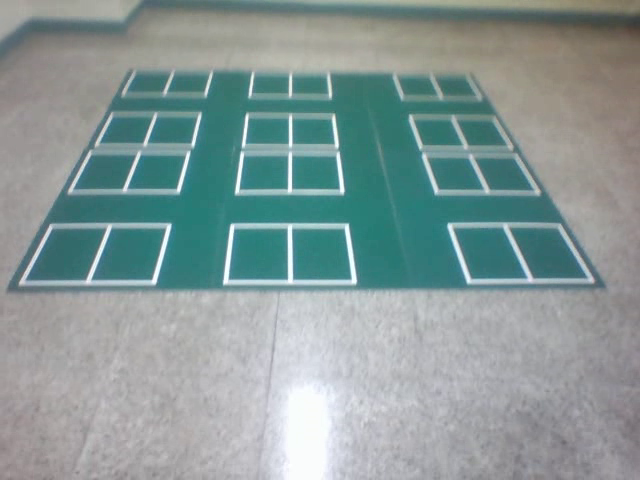
//> input picture frame 34 of OpenCV/camera/camera/car2.avi, 640 x 480 px, given in place of the camera
$ ./소스   (built with g++ and OpenCV 4)
//> lines starting //> are read from the running program, lines starting //| are printed output that depends on the picture; after the words box and inside, x2 and y2 are one past the last pixel; in counts of white or black regions, pixels touching at a corner belong together
#pragma comment(lib,"ws2_32.lib")
#pragma warning(disable:4819)
#include <opencv2/opencv.hpp>
#include <opencv2/highgui.hpp>
#include <Windows.h>
#include <iostream>
#include <fstream>
#include <string>
#include <stdio.h>
#include <opencv\cv.h>
#include "opencv2/imgproc/imgproc.hpp"
#include "opencv2/highgui/highgui.hpp"
#include <stdlib.h>
#include <ctime>

using namespace cv;
using namespace std;
using std::string;


Mat img_frame;																			// 원본 img
Mat *rgb;																				// 마우스 이벤트 주차장 색깔
Mat dis_img_result;																		// 왜곡보정 된 img
vector<Point2f> corners(4);																// Warping 전의 이미지 상의 좌표
Mat warpImg;																			// 주차장 라벨링
Mat small_warpImg;																		// 주차칸별 라벨링
Mat dumi_img;																			// 더미차량 있을 때 주차장 img
Mat dumi_dis_img;																		// 더미차량 있을 때 왜곡보정 된 img
//Mat dumi_small_img;																		// 더미차량 주차칸별 라벨링
Mat warp_rgb_color;																		// 주차칸 색상
Mat dumi_rgb_color;																		// 더미차량 있을 때 주차칸 색상
Scalar warp_green;																		// 주차칸 색상(좌표값에 대한 RGB)
Vec3b lower_blue1, upper_blue1, lower_blue2, upper_blue2, lower_blue3, upper_blue3;     // trackingHSV
Mat img_track;																			// track img


int threshold1 = 100;                   //fortracking
int px, py;                             //마우스 클릭 좌표
int step = 0;                           //0시작, 1마우스클릭(주차장색깔)

int p_left, p_top, p_width, p_height;   // 왜곡보정
int minLeft[2];//y, x					// 왜곡보정 전 좌표
int minRight[2];//y, x					// 왜곡보정 전 좌표
int minBLeft[2];//y, x					// 왜곡보정 전 좌표
int minBRight[2];//y, x					// 왜곡보정 전 좌표
Mat perspect_map, perspect_map1;						// 왜곡보정 정보

int warp_j, warp_left, warp_top, warp_height, warp_width; // 라벨링 좌표
int dumi_j, dumi_left, dumi_top, dumi_height, dumi_width; // 더미차량 라벨링 좌표


const static int SENSITIVITY_VALUE = 20;   // Tracking
const static int BLUR_SIZE = 10;
int theObject[2] = { 0,0 };
Rect objectBoundingRectangle = Rect(0, 0, 0, 0);


//php
HINSTANCE hInst;
WSADATA wsaData;


//함수
int captureVideo();
void RecordVideo();
void MouseEventRGB(int event, int x, int y, int flags, void *param);
void Distortion();
void Labeling();
void DumiCapture();
int DumiCaptureFunction();
void DumiDistortion();
void DumiLabeling();
void CheckDummy();
int Frame(int argc, char** argv);
void CreateFolder(const char* path);
void track_mouse_callback(int event, int x, int y, int flags, void *param);
int webcam(int, char**);
int Tracking();
//int RealTimePicture();
//int AddPicture();


//php함수
void mParseUrl(char *mUrl, string &serverName, string &filepath, string &filename);
SOCKET connectToServer(char *szServerName, WORD portNum);
int getHeaderLength(char *content);
char *readUrl2(char *szUrl, long &bytesReturnedOut, char **headerOut);
int DB_Insert_ParkingPoint(int index, int occupy, int startX, int startY, int lenX, int lenY);

int DB_Update_ParkingPoint(int point, int occupy);

//InsertDB(12, 0, 2, 3);


class ParkingPoint {
public:
	int point;
	int occupy;
	int startX;
	int startY;
	int lenX;
	int lenY;

	// [8 lines left out: function ParkingPoint, not called in this run]
	void Show() {
		cout << point << "/" << occupy << "/" << startX << "/" << startY << "/" << lenX << "/" << lenY << endl;
	}
	int getlenX() { return lenX; }
};


class PList {
public:
	ParkingPoint *pList[50];
	int index = 0;

	PList() {}
	void AddParkingPoint(ParkingPoint p) {
		pList[index++] = new ParkingPoint(p);
	}
	void Sort() {
		int max = 0;
		int ind = 0;
		for (int i = 0; i < index; i++) {
			if (max < pList[i]->lenX) {
				max = pList[i]->lenX;
				ind = i;
			}
		}
		if (ind != 0) {
			ParkingPoint * p = new ParkingPoint(*pList[ind]);
			pList[ind] = pList[0];
			pList[0] = p;
		}
	}
	// [5 lines left out: function ShowAll, not called in this run]
	void SetIndexZero() {
		index = 0;
	}
	void UploadDB() {
		int sumX = 0;
		int sumY = 0;
		int sX = 0;
		int sY = 0;
		for (int i = 0; i < index; i++) {
			if (i == 0) {//0
				DB_Insert_ParkingPoint(i, 0, pList[i]->lenX, pList[i]->lenY, 0, 0);
				sX = pList[i]->startX;
				sY = pList[i]->startY;
			}
			else {//1~24
				DB_Insert_ParkingPoint(i, 0, pList[i]->startX-sX, pList[i]->startY-sY, pList[i]->lenX, pList[i]->lenY);
			}
		}
	}
};

PList plist;
PList pdlist;


int main()
{
	captureVideo();												    // 전체 주차장 캡쳐
//> in captureVideo, img_capture is the input picture: 480 rows x 640 cols, CV_8UC3; mean B, G, R 151.7, 152.7, 134.6
//> the Esc key is pressed
	RecordVideo();
	imshow("원본", img_frame);										//마우스 이벤트용 출력
	setMouseCallback("원본", MouseEventRGB, (&img_frame));          // BGR값 출력용 마우스 이벤트

	for (;;) {
		switch (step) {
		case 1://모폴로지 + 원근 왜곡 보정

			Distortion();
			step++;
			break;
		case 2://라벨링

			Labeling();
			break;
		case 3://더미차량 배치 후 영상 촬영

			plist.UploadDB();
			DumiCapture();
			step++;
			break;
		case 4://더미차량 모폴로지 + 원근 왜곡 보정

			DumiDistortion();
			step++;
			break;
		case 5://더미차량 라벨링

			//cout << "더미 라벨링" << endl;
			Labeling();
			step++;
		case 6://차량영상 프레임저장

			/*RealTimePicture();
			AddPicture();
			Tracking();*/
			break;
		default:

			/*RealTimePicture();
			AddPicture();
			Tracking();*/
			break;
		}

		if (waitKey(30) >= 0) continue;
//> the left mouse button is pressed and released at (160, 120)
//> the left mouse button is pressed and released at (480, 120)
//> the left mouse button is pressed and released at (480, 360)
//> the left mouse button is pressed and released at (160, 360)
	}
	waitKey(0);
	return 0;
}


//함수

int captureVideo()      // 동영상 촬영하기
{
	Mat img_capture;

	//비디오 캡쳐 초기화
	VideoCapture cap(0);
	if (!cap.isOpened()) {
		cerr << "에러 - 카메라를 열 수 없습니다.\n";
		return -1;
	}


	// 동영상 파일을 저장하기 위한 준비
	Size size = Size((int)cap.get(CAP_PROP_FRAME_WIDTH),
		(int)cap.get(CAP_PROP_FRAME_HEIGHT));

	VideoWriter writer;
	double fps = 30.0;
	writer.open("car2.avi", VideoWriter::fourcc('X', 'V', 'I', 'D'), fps, size, true);
	if (!writer.isOpened())
	{
		cout << "동영상을 저장하기 위한 초기화 작업 중 에러 발생" << endl;
		return 1;
	}


	while (1)
	{
		cap.read(img_capture);
		if (img_capture.empty()) {
			cerr << "빈 영상이 캡쳐되었습니다.\n";
			break;
		}

		//동영상 파일에 한 프레임을 저장함.
		writer.write(img_capture);

		imshow("캡쳐", img_capture);
		img_frame = img_capture;
		//imwrite("capture.jpg", img_capture, vector<int>());

		if (waitKey(25) >= 0)
			break;

	}

	writer.release();

	return 0;
}

void RecordVideo() { // 사진 불러오기
	//img_frame = imread("capture.jpg", IMREAD_COLOR);
	//CV_Assert(img_frame.data);
}


void MouseEventRGB(int event, int x, int y, int flags, void *param)//주차장 색깔 검출 마우스 이벤트
{
	rgb = (Mat*)param;
	if (event == CV_EVENT_LBUTTONDOWN)//왼쪽버튼 클릭시
	{
		step = 1;
		px = x;
		py = y;
	}
}


void Distortion()
{
	Mat img_labels, stats, centroids;                        // 원본 img 큰 사각형 좌표 관련 변수 목록
	Mat img_mask1, img_mask2;
	int range_count = 0;

	// 내가 원하는 색깔 선택
	Scalar color((int)(*rgb).at<Vec3b>(py, px)[0], (int)(*rgb).at<Vec3b>(py, px)[1], (int)(*rgb).at<Vec3b>(py, px)[2]); // Blue Green Red 순서


	cout << "주차장 색깔 (Blue, Green, Red 순)" << color << endl;

	Mat rgb_color = Mat(1, 1, CV_8UC3, color);             //1,1짜리 행렬로 생성(dot)
	Mat hsv_color;

	cvtColor(rgb_color, hsv_color, COLOR_BGR2HSV);         //BGR->HSV로 변환


	int hue = (int)hsv_color.at<Vec3b>(0, 0)[0];           //색조

	int low_hue = hue - 10;
	int high_hue = hue + 6;

	int low_hue1 = 0, low_hue2 = 0;
	int high_hue1 = 0, high_hue2 = 0;

	if (low_hue < 10) {
		range_count = 2;

		high_hue1 = 180;
		low_hue1 = low_hue + 180;
		high_hue2 = high_hue;
		low_hue2 = 0;
	}
	else if (high_hue > 170) {
		range_count = 2;

		high_hue1 = low_hue;
		low_hue1 = 180;
		high_hue2 = high_hue - 180;
		low_hue2 = 0;
	}
	else {
		range_count = 1;
		low_hue1 = low_hue;
		high_hue1 = high_hue;
	}

	Mat img_hsv;
	// HSV로 변환
	cvtColor(img_frame, img_hsv, COLOR_BGR2HSV);//BRG->HSV로 변환
//> img_hsv: 480 rows x 640 cols, CV_8UC3; mean H, S, V 81.3, 47.8, 155.9

	inRange(img_hsv, Scalar(low_hue1, 20, 50), Scalar(high_hue1, 255, 150), img_mask1);
//> img_mask1: 480 rows x 640 cols, CV_8UC1; every value is 0
	if (range_count == 2) {
		inRange(img_hsv, Scalar(low_hue2, 20, 50), Scalar(high_hue2, 255, 255), img_mask2);
		img_mask1 |= img_mask2;
	}

	imshow("원본모폴로지", img_mask1);
	//erode(img_mask1, img_mask1, getStructuringElement(MORPH_ELLIPSE, Size(55, 55)));      //모폴로지침식
	dilate(img_mask1, img_mask1, getStructuringElement(MORPH_ELLIPSE, Size(9, 9)));       //모폴로지팽창
																							//imshow("원본모폴로지1212121", img_mask1);
	Mat im = img_mask1;
	imshow("원본모폴로지1", img_mask1);
	int numOfLables = connectedComponentsWithStats(img_mask1, img_labels,
		stats, centroids, 8, CV_32S);
//> img_labels: 480 rows x 640 cols, CV_32SC1; every value is 0
//> stats = [0, 0, 640, 480, 307200]; centroids = [319.5, 239.5]; numOfLables = 1

	int Marea = 0;
	int ind = 0;
	for (int i = 1; i < numOfLables; i++) {
		int area = stats.at<int>(i, CC_STAT_AREA);
		if (area > Marea) {
			ind = i;
			Marea = area;
		}
	}
//> this loop made 0 passes
//> after the loop, ind = 0; Marea = 0
	int top = stats.at<int>(ind, CC_STAT_TOP);
//> top = 0
	int left = stats.at<int>(ind, CC_STAT_LEFT);
//> left = 0
	int width = stats.at<int>(ind, CC_STAT_WIDTH);
//> width = 640
	int height = stats.at<int>(ind, CC_STAT_HEIGHT);
//> height = 480

	int pix = 0;
	int plus = 20;
	int Larr[9][2];
	int Rarr[9][2];
	int BLarr[9][2];
	int BRarr[9][2];
	int index = 0;
	int minus;

	//왼쪽 위
	while (1) {
		Larr[index][0] = plus;
		while (1) {
			if (img_mask1.at<uchar>(top + plus, left + pix) > 0) break;
			pix++;
			if (pix > 200) break;
		}
		Larr[index++][1] = pix;
		pix = 0;
		plus -= 5;
		if (index >= 9) break;
	}
//> after the loop, pix = 0; index = 9; plus = -25
	minus = Larr[1][1] - Larr[0][1];
//> minus = 0
	for (int i = 1; i < 8; i++) {
		if (Larr[i + 1][1] - Larr[i][1] < minus + 5 && Larr[i + 1][1] - Larr[i][1] > minus - 5) {
			minLeft[0] = i;
			minus = Larr[i + 1][1] - Larr[i][1];
		}
		else break;
	}
//> after the loop, minLeft = [7, 0]; minus = 0

	minLeft[1] = Larr[minLeft[0]][1] + left;
//> minLeft = [7, 201]
	minLeft[0] = Larr[minLeft[0] + 1][0] + top;
//> minLeft = [-20, 201]

	pix = 0;
	plus = 20;
	index = 0;

	//오른쪽 위
	while (1) {
		Rarr[index][0] = plus;
		while (1) {
			if (img_mask1.at<uchar>(top + plus, left + width - pix) > 0) break;
			pix++;
			if (pix > 200) break;
		}
		Rarr[index++][1] = pix;
		pix = 0;
		plus -= 5;
		if (index >= 9) break;
	}
//> after the loop, pix = 0; index = 9; plus = -25
	minus = Rarr[1][1] - Rarr[0][1];
	for (int i = 1; i < 8; i++) {
		if (Rarr[i + 1][1] - Rarr[i][1] < minus + 5 && Rarr[i + 1][1] - Rarr[i][1] > minus - 5) {
			minRight[0] = i;
			minus = Rarr[i + 1][1] - Rarr[i][1];
		}
		else break;
	}
//> after the loop, minRight = [7, 0]; minus = 0

	minRight[1] = left + width - Rarr[minRight[0]][1];
//> minRight = [7, 439]
	minRight[0] = Rarr[minRight[0] + 1][0] + top;
//> minRight = [-20, 439]


	//왼쪽 아래
	pix = 0;
	plus = -20;
	index = 0;

	while (1) {
		BLarr[index][0] = plus;
		while (1) {
			if (img_mask1.at<uchar>(top + height + plus, pix) > 0) break;
			pix++;
			if (pix > 400) break;
		}
		BLarr[index++][1] = pix;
		pix = 0;
		plus += 5;
		if (index >= 9) break;
	}
//> after the loop, pix = 0; index = 9; plus = 25
	minBLeft[0] = 0;
	minus = BLarr[1][1] - BLarr[0][1];
	for (int i = 1; i < 8; i++) {
		if (BLarr[i][1] >= 400) break;
		if (BLarr[i + 1][1] - BLarr[i][1] < minus + 10 && BLarr[i + 1][1] - BLarr[i][1] > minus - 10) {
			minBLeft[0] = i;
			minus = BLarr[i + 1][1] - BLarr[i][1];
			printf("호출\n");
		}
		else break;
	}
//> after the loop, minBLeft = [0, 0]; minus = 0
	minBLeft[1] = BLarr[minBLeft[0]][1];
//> minBLeft = [0, 401]
	minBLeft[0] = BLarr[minBLeft[0] + 1][0] + top + height;
//> minBLeft = [465, 401]

	//오른쪽 아래
	pix = 0;
	plus = -20;
	index = 0;


	while (1) {
		BRarr[index][0] = plus;
		while (1) {
			if (img_mask1.at<uchar>(top + height + plus, left + width - pix) > 0) break;
			pix++;
			if (pix > 400) break;
		}
		BRarr[index++][1] = pix;
		pix = 0;
		plus += 5;
		if (index >= 9) break;
	}
//> after the loop, pix = 0; index = 9; plus = 25
	minus = BRarr[1][1] - BRarr[0][1];
	minBRight[0] = 0;
	for (int i = 1; i < 8; i++) {
		if (BRarr[i][1] == 401) break;
		if (BRarr[i + 1][1] - BRarr[i][1] < minus + 10 && BRarr[i + 1][1] - BRarr[i][1] > minus - 10) {
			minBRight[0] = i;
			minus = BRarr[i + 1][1] - BRarr[i][1];
		}
		else break;
	}
//> after the loop, minBRight = [0, 0]; minus = 0

	minBRight[1] = left + width - BRarr[minBRight[0]][1];
//> minBRight = [0, 239]
	minBRight[0] = BRarr[minBRight[0] + 1][0] + top + height;
//> minBRight = [465, 239]

	//imshow("ggg", img_frame);

	p_left = left;
//> p_left = 0
	p_top = top;
//> p_top = 0
	p_width = width;
//> p_width = 640
	p_height = height;
//> p_height = 480

	corners[0] = Point2f(p_left, p_top);
//> corners = 4 Points (x, y): [0, 0], [0, 0], [0, 0], [0, 0]
	corners[1] = Point2f(p_left + p_width, p_top);
//> corners = 4 Points (x, y): [0, 0], [640, 0], [0, 0], [0, 0]
	corners[2] = Point2f(p_left + p_width, p_top + p_height);
//> corners = 4 Points (x, y): [0, 0], [640, 0], [640, 480], [0, 0]
	corners[3] = Point2f(p_left, p_top + p_height);
//> corners = 4 Points (x, y): [0, 0], [640, 0], [640, 480], [0, 480]


	cout << "======================원본==============================" << endl;
	cout << "왼쪽 위 좌표 : " << Point2f(minLeft[1], minLeft[0]) << endl;
//| 왼쪽 위 좌표 : [201, -20]
	cout << "오른쪽 위 좌표 : " << Point2f(minRight[1], minRight[0]) << endl;
//| 오른쪽 위 좌표 : [439, -20]
	cout << "오른쪽 아래 좌표 : " << Point2f(minBLeft[1], minBLeft[0]) << endl;
//| 오른쪽 아래 좌표 : [401, 465]
	cout << "왼쪽 아래 좌표 : " << Point2f(minBRight[1], minBRight[0]) << endl;
//| 왼쪽 아래 좌표 : [239, 465]
	cout << "========================================================" << endl;


	Point2f pts1[4] = {      // 원본 영상 좌표 4개
		Point2f(minLeft[1], minLeft[0]),                             // 왼쪽 위
		Point2f(minRight[1], minRight[0]),                           // 오른쪽 위
		Point2f(minBLeft[1], minBLeft[0]),                           // 왼쪽 아래
		Point2f(minBRight[1], minBRight[0])                          // 오른쪽 아래
	};
//> pts1 = 4 Points (x, y): [201, -20], [439, -20], [401, 465], [239, 465]

	Point2f pts2[4] = {      // 목적 영상 좌표 4개

		Point2f(30, 30),
		Point2f(400, 30),
		Point2f(30, 400),
		Point2f(400, 400)
	};
	VideoCapture c(0);
	c.read(img_frame);
	Mat dis_img_result(img_frame.size(), CV_8UC1);
	perspect_map = getPerspectiveTransform(pts1, pts2);      // 원근 변환 행렬 계산
//> perspect_map = [[1.67, -0.801, -319.5], [4.75e-17, -0.67, 18.84], [1.71e-18, -0.00372, 1]]
	warpPerspective(img_frame, dis_img_result, perspect_map, img_frame.size(), INTER_CUBIC);
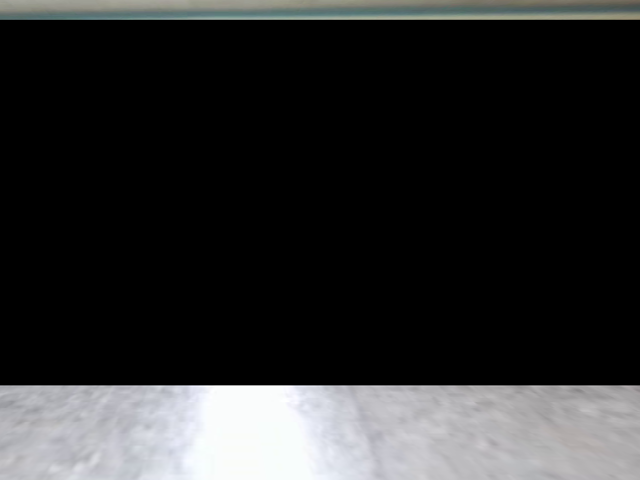
//> dis_img_result: 480 rows x 640 cols, CV_8UC3; mean B, G, R 45.5, 45.1, 44.6
	cout << "[perspect_map] = " << endl << perspect_map << endl << endl;
//| [perspect_map] =
//| [1.670390021409291, -0.8005212696639677, -319.5248068509729;
//|  4.754485845775158e-17, -0.6696453504607655, 18.84110583635856;
//|  1.713944301799701e-18, -0.003723354742623105, 1]

	vector<Point3f> pts3, pts4;      // 3차원 좌표로 동차좌표 표현
	for (int i = 0; i < 4; i++)
	{
		pts3.push_back(Point3f(pts1[i].x, pts1[i].y, 1));      // 원본좌표 -> 동차좌표 저장
	}

	transform(pts3, pts4, perspect_map);      // 변환좌표(pts4) 계산
//> pts4 = 4 Point3s: [32.23, 32.23, 1.07], [429.8, 32.23, 1.07], [-21.94, -292.5, -0.73], [-292.5, -292.5, -0.73]

	for (int i = 0; i < 4; i++)
	{
		pts4[i] /= pts4[i].z;      // 동차좌표에서 w 나누기
		cout << "pts2[" << i << "]" << pts2[i] << "\t";
		cout << "pts4[" << i << "]" << pts4[i] << endl;

		circle(img_frame, pts1[i], 2, Scalar(0, 0, 255), 2);
		circle(dis_img_result, pts2[i], 2, Scalar(0, 0, 255), 2);
	}
//> this loop made 4 passes
//| pts4[0][30, 30, 1]
//| pts4[1][400, 30, 1]
//| pts4[2][30, 400, 1]
//| pts4[3][400, 400, 1]
//> img_frame: 480 rows x 640 cols, CV_8UC3; 74 pixels changed, all inside (x1, y1, x2, y2) = (236, 462, 405, 469)
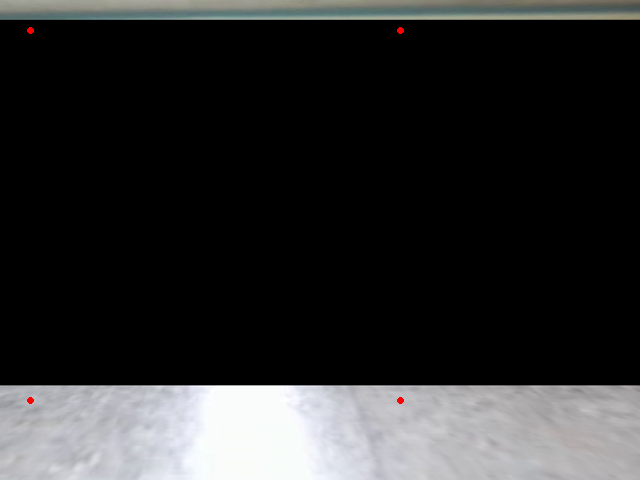
//> dis_img_result: 480 rows x 640 cols, CV_8UC3; 148 pixels changed, all inside (x1, y1, x2, y2) = (27, 27, 404, 404)
//> the Esc key is pressed

	//imshow("왜곡 보정 전", img_frame);
	//imshow("왜곡 보정 후", dis_img_result);
	imwrite("dis_img_result.jpg", dis_img_result);
}


// 작은 사각형 라벨링 + 좌표
void Labeling()
{
	for (;;) {
	Mat warp_img_labels, warp_stats, warp_centroids;       // warp img 작은 사각형 좌표 관련 변수 목록
	Mat warp_img_mask1;                                    // warp img 모폴로지 전
	Mat warp_img_mask2;                                    // warp img 모폴로지 후
	small_warpImg = imread("dis_img_result.jpg", IMREAD_COLOR);
	CV_Assert(small_warpImg.data);
	int warp_range_count = 0;

	Mat warp_hsv_color;																		// 주차칸 색상 HSV 값
	Mat warp_img_hsv;																		// BGR에서 HSV로 변환된 색상 저장 변수

	Scalar warp_green((int)(*rgb).at<Vec3b>(py, px)[0], (int)(*rgb).at<Vec3b>(py, px)[1], (int)(*rgb).at<Vec3b>(py, px)[2]);

	warp_rgb_color = Mat(1, 1, CV_8UC3, warp_green);							   //1,1짜리 행렬로 생성(dot)

	cvtColor(warp_rgb_color, warp_hsv_color, COLOR_BGR2HSV);                       //BRG->HSV로 변환

	int warp_hue = (int)warp_hsv_color.at<Vec3b>(0, 0)[0];                         //색조

	int warp_low_hue = warp_hue - 7;
	int warp_high_hue = warp_hue + 7;

	int warp_low_hue1 = 0, warp_low_hue2 = 0;
	int warp_high_hue1 = 0, warp_high_hue2 = 0;

	if (warp_low_hue < 10) {
		warp_range_count = 2;

		warp_high_hue1 = 180;
		warp_low_hue1 = warp_low_hue + 180;
		warp_high_hue2 = warp_high_hue;
		warp_low_hue2 = 0;
	}
	else if (warp_high_hue > 170) {
		warp_range_count = 2;

		warp_high_hue1 = warp_low_hue;
		warp_low_hue1 = 180;
		warp_high_hue2 = warp_high_hue - 180;
		warp_low_hue2 = 0;
	}
	else {
		warp_range_count = 1;
		warp_low_hue1 = warp_low_hue;
		warp_high_hue1 = warp_high_hue;
	}
		//HSV로 변환
		cvtColor(small_warpImg, warp_img_hsv, COLOR_BGR2HSV);               //BRG->HSV로 변환

																			// warp_j HSV 범위를 이용하여 영상을 이진화
		inRange(warp_img_hsv, Scalar(warp_low_hue1, 20, 50), Scalar(warp_high_hue1, 255, 200), warp_img_mask1);
		if (warp_range_count == 2) {
			inRange(warp_img_hsv, Scalar(warp_low_hue2, 20, 50), Scalar(warp_high_hue2, 255, 255), warp_img_mask2);
			warp_img_mask1 |= warp_img_mask2;
		}

		// morphological opening 작은 점들을 제거 (노이즈 제거)
		erode(warp_img_mask1, warp_img_mask1, getStructuringElement(MORPH_ELLIPSE, Size(11, 11)));          //모폴로지침식
		dilate(warp_img_mask1, warp_img_mask1, getStructuringElement(MORPH_ELLIPSE, Size(9, 9)));         //모폴로지팽창
																										  //imshow("모폴로지", warp_img_mask1);

		imshow("ggg", warp_img_mask1);
																										  // 라벨링
		int warp_numOfLables = connectedComponentsWithStats(warp_img_mask1, warp_img_labels,
			warp_stats, warp_centroids, 8, CV_32S);

		// 영역박스 그리기
		int warp_max = -1, warp_idx = 0;
		plist.SetIndexZero();
		for (warp_j = 1; warp_j < warp_numOfLables; warp_j++) {
			int warp_area = warp_stats.at<int>(warp_j, CC_STAT_AREA);
			int warp_left = warp_stats.at<int>(warp_j, CC_STAT_LEFT);
			int warp_top = warp_stats.at<int>(warp_j, CC_STAT_TOP);
			int warp_width = warp_stats.at<int>(warp_j, CC_STAT_WIDTH);
			int warp_height = warp_stats.at<int>(warp_j, CC_STAT_HEIGHT);

			plist.AddParkingPoint(ParkingPoint(warp_j-1, 0, warp_left, warp_top, warp_width, warp_height));
			rectangle(small_warpImg, Point(warp_left, warp_top), Point(warp_left + warp_width, warp_top + warp_height),
				Scalar(0, 0, 255), 2);

			putText(small_warpImg, to_string(warp_j), Point(warp_left + 20, warp_top + 20),
				FONT_HERSHEY_SIMPLEX, 1, Scalar(255, 0, 0), 2);

		}
		plist.Sort();
		imshow("라벨링 된 warpImg", small_warpImg);
		switch (waitKey(10))
		{
		case 13:

			step++;
			cout << "종료" << endl;
			return;
		}
		cout << "주차칸 찾는중...." << endl;
	}
}

int DumiCaptureFunction()
{
	Mat img_capture;

	cout << "더미 캡쳐 호출" << endl;
	//비디오 캡쳐 초기화
	VideoCapture cap(0);
	if (!cap.isOpened()) {
		cerr << "에러 - 카메라를 열 수 없습니다.\n";
		return -1;
	}


	// 동영상 파일을 저장하기 위한 준비
	Size size = Size((int)cap.get(CAP_PROP_FRAME_WIDTH),
		(int)cap.get(CAP_PROP_FRAME_HEIGHT));

	VideoWriter writer;
	double fps = 30.0;
	writer.open("dumicar.avi", VideoWriter::fourcc('X', 'V', 'I', 'D'), fps, size, true);
	if (!writer.isOpened())
	{
		cout << "동영상을 저장하기 위한 초기화 작업 중 에러 발생" << endl;
		return 1;
	}


	while (1)
	{
		cap.read(img_capture);
		if (img_capture.empty()) {
			cerr << "빈 영상이 캡쳐되었습니다.\n";
			break;
		}

		//동영상 파일에 한 프레임을 저장함.
		writer.write(img_capture);

		imshow("더미차량 캡쳐", img_capture);
		imwrite("dumi_capture.jpg", img_capture, vector<int>());

		if (waitKey(25) >= 0)
			break;

	}

	writer.release();

	return 0;
}

void DumiCapture()
{
	for (;;) {
		switch (waitKey(10))
		{
			case 13:
				DumiCaptureFunction();
			return;
		}
	}
}

void DumiDistortion()
{
	dumi_img = imread("dumi_capture.jpg", IMREAD_COLOR);
	CV_Assert(dumi_img.data);

	Point2f pts1[4] = {      // 원본 영상 좌표 4개
		Point2f(minLeft[1], minLeft[0]),                             // 왼쪽 위
		Point2f(minRight[1], minRight[0]),                           // 오른쪽 위
		Point2f(minBLeft[1], minBLeft[0]),                           // 왼쪽 아래
		Point2f(minBRight[1], minBRight[0])                          // 오른쪽 아래
	};
	cout << "더미쪽" << endl;
	cout << Point2f(minLeft[1], minLeft[0]) << endl;
	cout << Point2f(minRight[1], minRight[0]) << endl;
	cout << Point2f(minBLeft[1], minBLeft[0]) << endl;
	cout << Point2f(minBRight[1], minBRight[0]) << endl;
	cout << "---------------------------" << endl;
	Point2f pts2[4] = {      // 목적 영상 좌표 4개

		Point2f(30, 30),
		Point2f(400, 30),
		Point2f(30, 400),
		Point2f(400, 400)
	};

	Mat dumi_dis_img(dumi_img.size(), CV_8UC1);
	perspect_map1 = getPerspectiveTransform(pts1, pts2);      // 원근 변환 행렬 계산
	warpPerspective(dumi_img, dumi_dis_img, perspect_map1, dumi_img.size(), INTER_CUBIC);
	cout << "[perspect_map] = " << endl << perspect_map1 << endl << endl;

	vector<Point3f> pts3, pts4;      // 3차원 좌표로 동차좌표 표현
	for (int i = 0; i < 4; i++)
	{
		pts3.push_back(Point3f(pts1[i].x, pts1[i].y, 1));      // 원본좌표 -> 동차좌표 저장
	}

	transform(pts3, pts4, perspect_map1);      // 변환좌표(pts4) 계산

	for (int i = 0; i < 4; i++)
	{
		pts4[i] /= pts4[i].z;      // 동차좌표에서 w 나누기
		cout << "pts2[" << i << "]" << pts2[i] << "\t";
		cout << "pts4[" << i << "]" << pts4[i] << endl;

		circle(dumi_img, pts1[i], 2, Scalar(0, 0, 255), 2);
		circle(dumi_dis_img, pts2[i], 2, Scalar(0, 0, 255), 2);
	}

	//imshow("더미 왜곡 보정 전", dumi_img);
	imshow("더미 왜곡 보정 후", dumi_dis_img);
	imwrite("dumi_distortion.jpg", dumi_dis_img);

	step++;
}

// [699 lines left out: functions DumiLabeling, CheckDummy, intToString, searchForMovement, Tracking, RealTimePicture and 9 more, not called in this run]
